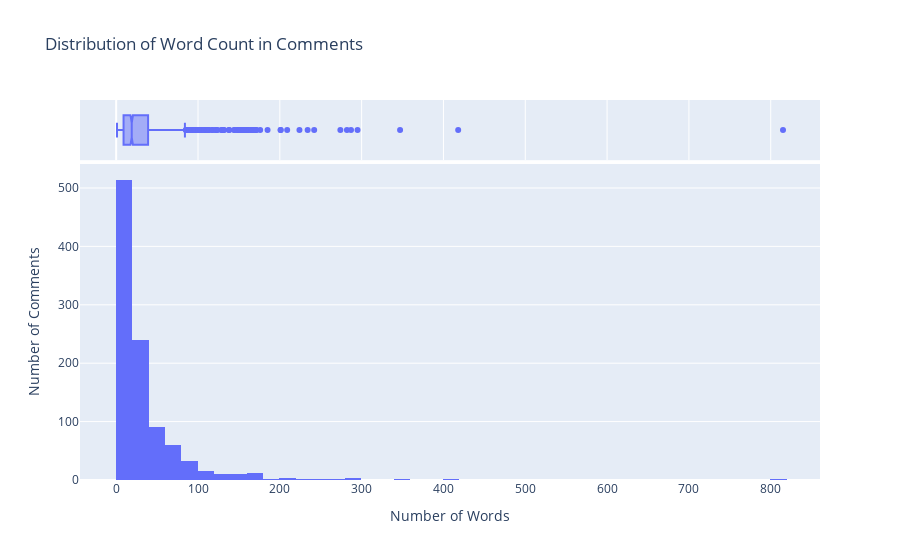
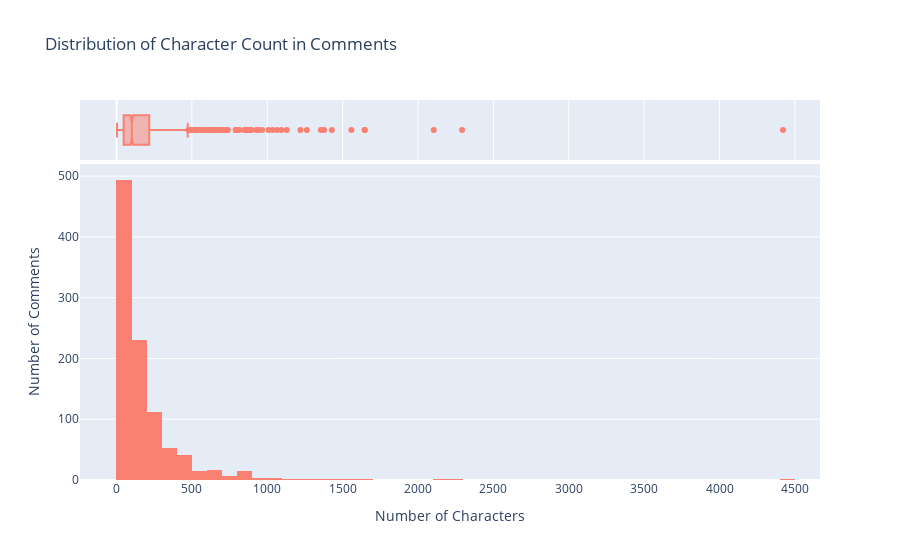

The code cell stored with these charts, in order, in its notebook:
### Markdown cell above
### 1. Distribución de la longitud de los comentarios

Comenzaremos visualizando la distribución de la longitud de los comentarios en términos de palabras y caracteres.

### Code cell
# Visualizar la distribución del recuento de palabras usando plotly
fig1 = px.histogram(df, x='Word Count', nbins=50, marginal='box',
                    title='Distribution of Word Count in Comments')
fig1.update_layout(xaxis_title='Number of Words', yaxis_title='Number of Comments')
fig1.show()

# Visualizar la distribución del recuento de caracteres usando plotly
fig2 = px.histogram(df, x='Char Count', nbins=50, marginal='box',
                    title='Distribution of Character Count in Comments', color_discrete_sequence=['salmon'])
fig2.update_layout(xaxis_title='Number of Characters', yaxis_title='Number of Comments')
fig2.show()

### Figure 1 — Plotly figure (JSON) as saved in the notebook; plotly's stock layout.template omitted (floating-point values rounded to 4 significant figures; data arrays with more than 128 entries replaced by an {"elided": "..."} marker saying what was removed)
{"data": [{"alignmentgroup": "True", "bingroup": "x", "hovertemplate": "Word Count=%{x}<br>count=%{y}<extra></extra>", "legendgroup": "", "marker": {"color": "#636efa", "pattern": {"shape": ""}}, "name": "", "nbinsx": 50, "offsetgroup": "", "orientation": "v", "showlegend": false, "type": "histogram", "x": {"elided": "1000 int values"}, "xaxis": "x", "yaxis": "y"}, {"alignmentgroup": "True", "hovertemplate": "Word Count=%{x}<extra></extra>", "legendgroup": "", "marker": {"color": "#636efa"}, "name": "", "notched": true, "offsetgroup": "", "showlegend": false, "type": "box", "x": {"elided": "1000 int values"}, "xaxis": "x2", "yaxis": "y2"}], "layout": {"barmode": "relative", "legend": {"tracegroupgap": 0}, "title": {"text": "Distribution of Word Count in Comments"}, "xaxis": {"anchor": "y", "domain": [0, 1], "title": {"text": "Number of Words"}}, "xaxis2": {"anchor": "y2", "domain": [0, 1], "matches": "x", "showgrid": true, "showticklabels": false}, "yaxis": {"anchor": "x", "domain": [0, 0.8316], "title": {"text": "Number of Comments"}}, "yaxis2": {"anchor": "x2", "domain": [0.8416, 1], "matches": "y2", "showgrid": false, "showline": false, "showticklabels": false, "ticks": ""}}}

### Figure 2 — Plotly figure (JSON) as saved in the notebook; plotly's stock layout.template omitted (floating-point values rounded to 4 significant figures; data arrays with more than 128 entries replaced by an {"elided": "..."} marker saying what was removed)
{"data": [{"alignmentgroup": "True", "bingroup": "x", "hovertemplate": "Char Count=%{x}<br>count=%{y}<extra></extra>", "legendgroup": "", "marker": {"color": "salmon", "pattern": {"shape": ""}}, "name": "", "nbinsx": 50, "offsetgroup": "", "orientation": "v", "showlegend": false, "type": "histogram", "x": {"elided": "1000 int values"}, "xaxis": "x", "yaxis": "y"}, {"alignmentgroup": "True", "hovertemplate": "Char Count=%{x}<extra></extra>", "legendgroup": "", "marker": {"color": "salmon"}, "name": "", "notched": true, "offsetgroup": "", "showlegend": false, "type": "box", "x": {"elided": "1000 int values"}, "xaxis": "x2", "yaxis": "y2"}], "layout": {"barmode": "relative", "legend": {"tracegroupgap": 0}, "title": {"text": "Distribution of Character Count in Comments"}, "xaxis": {"anchor": "y", "domain": [0, 1], "title": {"text": "Number of Characters"}}, "xaxis2": {"anchor": "y2", "domain": [0, 1], "matches": "x", "showgrid": true, "showticklabels": false}, "yaxis": {"anchor": "x", "domain": [0, 0.8316], "title": {"text": "Number of Comments"}}, "yaxis2": {"anchor": "x2", "domain": [0.8416, 1], "matches": "y2", "showgrid": false, "showline": false, "showticklabels": false, "ticks": ""}}}
